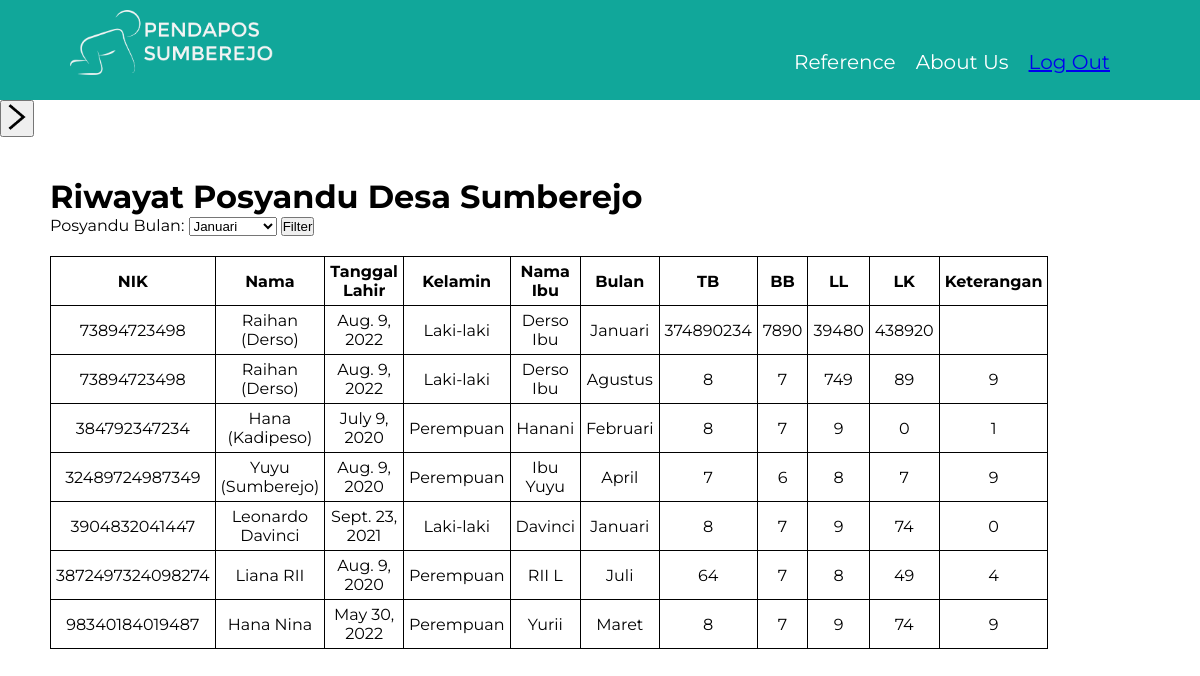
The page /riwayat (signed in) on the database its author committed.
### main/models.py (models this page shows, shortened)
class Profil(models.Model):
    nik     = models.IntegerField()
    nama    = models.CharField(max_length=40)
    tgl     = models.DateField()
    kelamin = models.CharField(max_length=10)
    namaibu = models.CharField(max_length=40)
    nikibu  = models.IntegerField()
    dusun  = models.CharField(max_length=30, default='Sumberejo')

class Posyandu(models.Model):
    bulan  = models.CharField(max_length=20, default='Januari')
    nik = models.ForeignKey(Profil, on_delete=models.CASCADE)
    tb  = models.IntegerField()
    bb  = models.IntegerField()
    ll  = models.IntegerField()
    lk  = models.IntegerField()
    ket = models.CharField(max_length=20,)

### main/views.py (the view)
# urls.py: path('riwayat', views.riwayat, name='riwayat'),
@login_required
def riwayat(response):
    profils = Profil.objects.prefetch_related('posyandu_set')
    if response.method == 'POST':
        forms = BulanForm(response.POST)
        if forms.is_valid():
            bulan = forms.cleaned_data['bulan']
            profils = Profil.objects.prefetch_related(
                Prefetch('posyandu_set', Posyandu.objects.filter(bulan=bulan))
            ).filter(posyandu__bulan=bulan)
    else:
        forms = BulanForm()
    return render(response, 'all.html', {'profils': profils, 'forms' : forms})

### main/forms.py
class BulanForm(forms.Form):
    pilihanbulan = [
    ('Januari', 'Januari'),
    ('Februari', 'Februari'),
    ('Maret', 'Maret'),
    ('April', 'April'),
    ('Mei', 'Mei'),
    ('Juni', 'Juni'),
    ('Juli', 'Juli'),
    ('Agustus', 'Agustus'),
    ('September', 'September'),
    ('Oktober', 'Oktober'),
    ('November', 'November'),
    ('Desember', 'Desember'),
]
    bulan = forms.ChoiceField(
        widget = forms.Select,
        choices = pilihanbulan,
        label = 'Posyandu Bulan'
    )

### main/templates/all.html (shortened to what this page needs)
{% extends 'base.html' %}
{% load static %}
{% block style %}
    <link rel='stylesheet' type='text/css' href={% static 'all.css' %}>
{% endblock %}
{% block content %}
<div class='container'>
    <div class='intro'>
        <h1>Riwayat Posyandu Desa Sumberejo</h1>
        <form method='POST' action=''>
            {{ forms }}
            <button type='submit' name='save'>Filter</button>
        </form>
    </div>
    <table>
        <thead>
            <tr>
                <th>NIK</th>
                <th>Nama</th>
                <th>Tanggal Lahir</th>
                <th>Kelamin</th>
                <th>Nama Ibu</th>
                <th>Bulan</th>
                <th>TB</th>
                <th>BB</th>
                <th>LL</th>
                <th>LK</th>
                <th>Keterangan</th>
            </tr>
        </thead>
        <tbody>
            {% for profil in profils %}
            {% for posyandu in profil.posyandu_set.all %}
            <tr>
                <td>{{ profil.nik }}</td>
                <td>{{ profil.nama }}</td>
                <td>{{ profil.tgl }}</td>
                <td>{{ profil.kelamin }}</td>
                <td>{{ profil.namaibu }}</td>
                <td>{{ posyandu.bulan }}</td>
                <td>{{ posyandu.tb }}</td>
                <td>{{ posyandu.bb }}</td>
                <td>{{ posyandu.ll }}</td>
                <td>{{ posyandu.lk }}</td>
                <td>{{ posyandu.ket }}</td>
            </tr>
            {% endfor %}
            {% empty %}
            <tr>
                <td colspan="11">No data available</td>
            </tr>
            {% endfor %}
        </tbody>
    </table>
</div>
{% endblock %}

### main/templates/base.html (shortened to what this page needs)
<!DOCTYPE html>
{% load static %}
<html>
    <head>
        {% block style %}{% endblock %}
    </head>
    <body>
        <header>
            <div class='content'>
                <a href='/'>
                    <div class='logo'>
                        <h1><img src={% static 'assets/logo.png' %} height='65'></h1>
                    </div>
                </a>
                <ul>
                    <li>Reference</li>
                    <li>About Us</li>
                    <li id='logout'><a href="{% url 'main:logout' %}">Log Out</a></li>
                </ul>
            </div>
        </header>
        <div class='open'>
            <button onclick='openNav()'>
                <img src={% static 'assets/menu.png' %} height='30'>
            </button>
        </div>
        {% block content %}
        {% endblock %}
    </body>
</html>

### main/static/all.css (style rules this page uses)
* { margin: 0; padding: 0; }
body { background-image: url('assets/bg.png'); background-repeat: no-repeat; background-size: cover; background-attachment: fixed; }
.container { padding: 0px 50px 0px 50px; }
header { background-color: #11a79a; margin-bottom: 0px; position: relative; z-index: 2; }
.content { width: 90%; margin: auto; display: flex; max-height: 100px ; justify-content: space-between; }
.logo { padding: 10px 0px 60px 10px; }
.content ul { display: flex; margin-right: 30px; list-style: none; }
.content li { margin-left: 20px; margin-top: 50px; font-size: 20px; font-family: 'Montserrat', sans-serif; color: white; }
table { width: 70%; border-collapse: collapse; font-family: 'Montserrat', sans-serif; }
th, td { border: 1px solid black; padding: 5px; text-align: center; }
.intro { margin-top: 40px; width: 60%; margin-left: 0px; margin-bottom: 20px; font-family: 'Montserrat', sans-serif; }

### rows shown on the page
Profil: nik "73894723498", nama "Raihan (Derso)", tgl "Aug. 9, 2022", kelamin "Laki-laki", namaibu "Derso Ibu"
Posyandu: bulan "Januari", tb "374890234", bb "7890", ll "39480", lk "438920"
Posyandu: bulan "Agustus", tb "8", bb "7", ll "749", lk "89", ket "9"
Profil: nik "384792347234", nama "Hana (Kadipeso)", tgl "July 9, 2020", kelamin "Perempuan", namaibu "Hanani"
Posyandu: bulan "Februari", tb "8", bb "7", ll "9", lk "0", ket "1"
Profil: nik "32489724987349", nama "Yuyu (Sumberejo)", tgl "Aug. 9, 2020", kelamin "Perempuan", namaibu "Ibu Yuyu"
Posyandu: bulan "April", tb "7", bb "6", ll "8", lk "7", ket "9"
Profil: nik "3904832041447", nama "Leonardo Davinci", tgl "Sept. 23, 2021", kelamin "Laki-laki", namaibu "Davinci"
Posyandu: bulan "Januari", tb "8", bb "7", ll "9", lk "74", ket "0"
Profil: nik "3872497324098274", nama "Liana RII", tgl "Aug. 9, 2020", kelamin "Perempuan", namaibu "RII L"
Posyandu: bulan "Juli", tb "64", bb "7", ll "8", lk "49", ket "4"
Profil: nik "98340184019487", nama "Hana Nina", tgl "May 30, 2022", kelamin "Perempuan", namaibu "Yurii"
Posyandu: bulan "Maret", tb "8", bb "7", ll "9", lk "74", ket "9"
